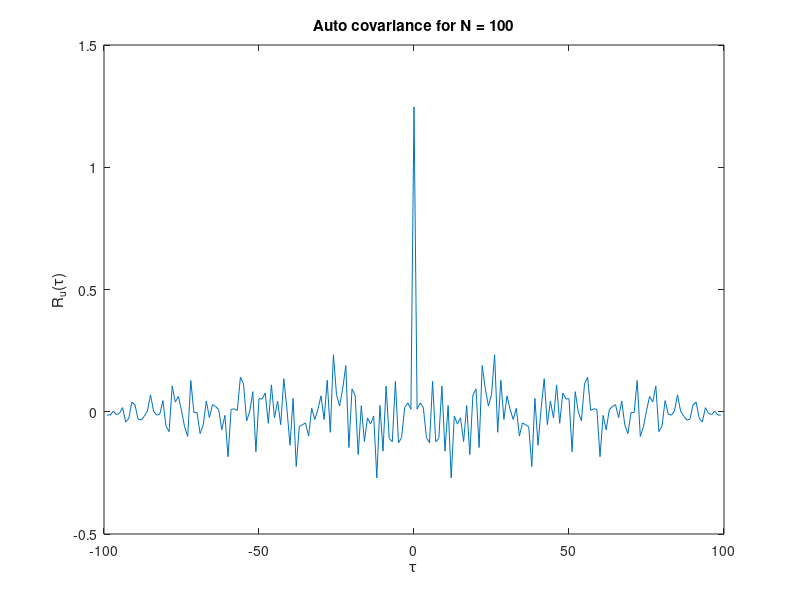
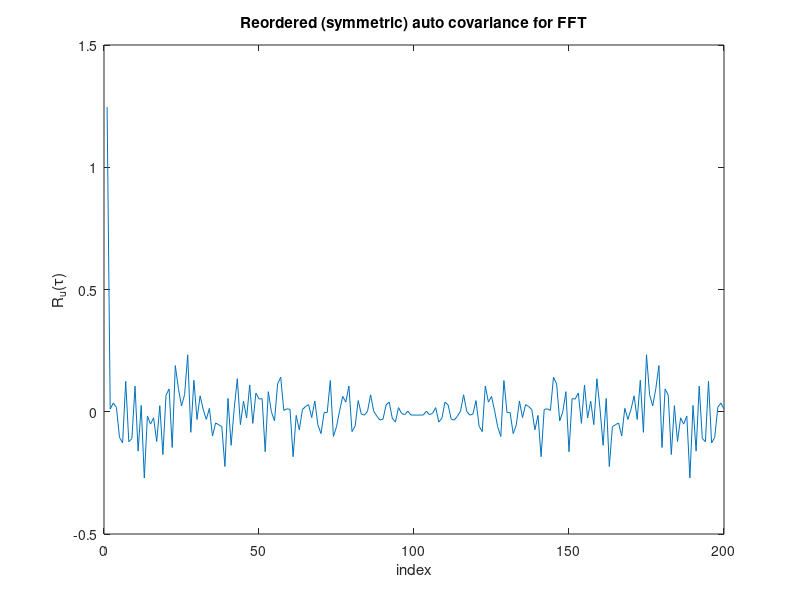
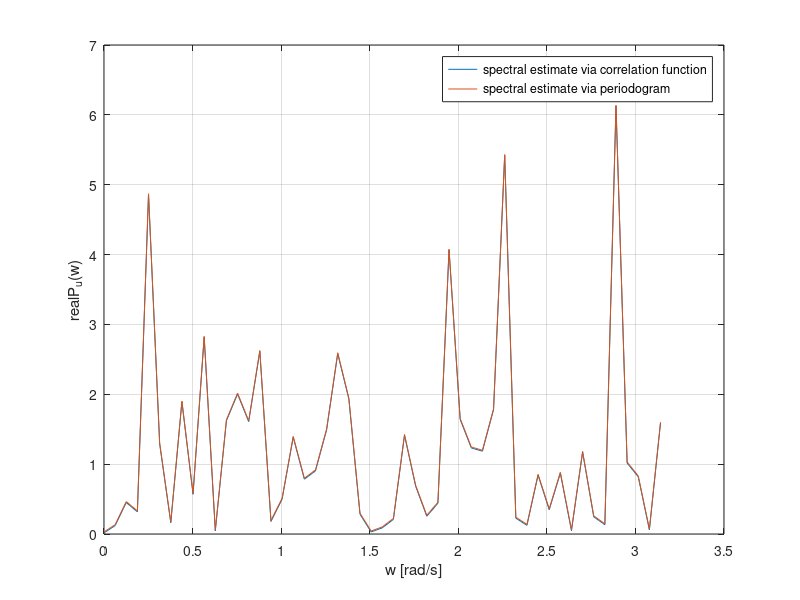
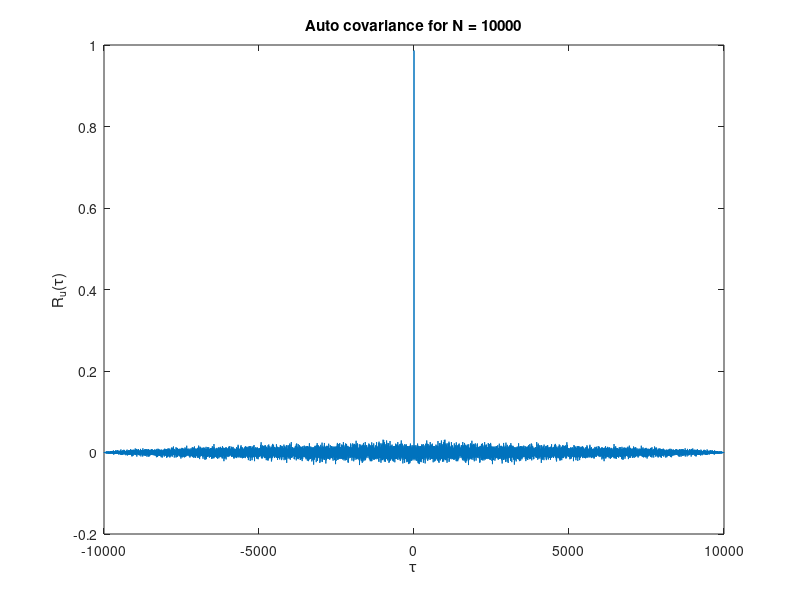

Source code (MATLAB) for these figures, in order:
% Demo for XCORR (correlation function) and DFT (Discrete Fourier Transform)
% Matlab portion of demo for MAE283a (2024)
% Written by R.A. de Callafon, Dept. of MAE, UCSD <callafon@ucsd.edu>

% Legal Dogma
% * This software is part of the course MAE283a: "Parametric System Identification - 
%   theory and tools (Fall, 2024)", or the "MAE283A 2024 course".
% * Use this software to study and understand the main computational tools 
%   behind the system identification techniques used in the MAE283A course only.
% * Feel free to re-use some of the code for your final project in the MAE283a course
% * UNAUTHORIZED COPYING, REPRODUCTION, REPUBLISHING, UPLOADING, POSTING, TRANSMITTING 
%   OR DUPLICATING OF ANY OF THE CODE BELOW OTHER THAN FOR THE PURPOSE OF
%   THE MAE283A COURSE IS PROHIBITED

% NOTE: change the value of N (number of data points) here to see effects
N=100;
u=randn(N,1);
R_u=xcorr(u,'biased');
tau=-N+1:N-1;

figure(1)
plot(tau,R_u);
xlabel('\tau');ylabel('R_u(\tau)');
title(['Auto covariance for N = ' num2str(N) ]);

%%

P_u=fft(R_u);
disp('Computation of Phi_u directly on the basis of R_u: notice how Phi_u is not real valued!');
disp(P_u(1:10))

%%
% reorder the R_u via the variable 'index'
index=[N:2*N-1 2*N-1 1:N-1];
figure(2)
plot(R_u(index));
xlabel('index');ylabel('R_u(\tau)');
title(['Reordered (symmetric) auto covariance for FFT']);

%% 

P_u=fft(R_u(index));
disp('Computation of Phi_u on the basis of re-ordered R_u: notice how Phi_u(w) is now real valued!');
disp(P_u(1:10))

% computation of spectrum via periodogram
U=fft(u);
P_up=U.*conj(U)/N;

% creation of a frequency vector
Deltaf=2*pi/N;
w=[0:Deltaf:pi];

% plot results

% notice how we plot P_u (computed via correlation function) for every 2nd
% value, as it was based on 2N (symmetric) data points in R_u instead of the N
% data points of the actual u or the U=fft(u), allowing us to compare the
% spectrum estimated via correlation functions and estimated via the
% periodogram
%%
figure(3)
plot(w,real(P_u(1:2:N+1)))
xlabel('w [rad/s]');ylabel('real{P_u(w)}');
grid
legend('spectral estimate via correlation function')

disp('The estimated spectrum can also be compared to the periodogram...');

%%
figure(3)
plot(w,real(P_u(1:2:N+1)),w,P_up(1:N/2+1))
xlabel('w [rad/s]');ylabel('real{P_u(w)}');
grid
legend('spectral estimate via correlation function','spectral estimate via periodogram')

disp('redo same exercise with larger N and see the variance on the estimate of P_u(w)')

%%
N=10000;
u=randn(N,1);
R_u=xcorr(u,'biased');
tau=-N+1:N-1;

figure(4)
plot(tau,R_u);
xlabel('\tau');ylabel('R_u(\tau)');
title(['Auto covariance for N = ' num2str(N) ]);
shg;

% reorder the R_u via the variable 'index'
index=[N:2*N-1 2*N-1 1:N-1];
% Computation of Phi_u on the basis of re-ordered R_u
P_u=fft(R_u(index));

% computation via periodogram
U=fft(u);
P_up=U.*conj(U)/N;

% creation of a frequency vector
Deltaf=2*pi/N;
w=[0:Deltaf:pi];

% plot results
%%
figure(5)
plot(w,real(P_u(1:2:N+1)),w,P_up(1:N/2+1))
xlabel('w [rad/s]');ylabel('real{P_u(w)}');
grid
legend('spectral estimate via correlation function','spectral estimate via periodogram')

disp('Notice how Phi_u(w) remains very "noisy", however mean(Phi_u(w)) = ');
mean(real(P_u(1:N/2+1)))

%%

% now look at a filtered white noise
disp('Now we compute a filtered signal y = lsim(F,u) and compare Phi_y(w) with |F(e^{jw})|^2');
%%

[num,den]=butter(2,0.1);
F=tf(num,den,1);
y=lsim(F,u);
% compute autocorrelation
R_y=xcorr(y,'biased');
% reorder the R_y via the variable 'index'
index=[N:2*N-1 2*N-1 1:N-1];
% Computation of Phi_y on the basis of re-ordered R_y
P_y=fft(R_y(index));
% frequency vector
Deltaf=2*pi/N;
w=[0:Deltaf:pi];
% Compute Bode response of filter
[m,p]=bode(F,w);
m=squeeze(m);
p=squeeze(p);
% plot results
figure(6);
l=loglog(w,abs(P_y(1:2:N+1)),w,m.^2,'r');
set(l(2),'linewidth',2)
axis([0 pi 1e-3 1e1])
grid
legend('spectral estimate via correlation function','theoretical value')
xlabel('w [rad/s]');ylabel('real{P_y(w)}');

disp('Notice again how Phi_y(w) remains very "noisy", however mean(Phi_y(w)) = |F(e^{jw})|^2');
%%

disp('Now we create an estimate of F(e^{jw}) by division of Phi_yu(w) and Phi_u(w)');
% compute crosscorrelation
R_yu=xcorr(y,u,'biased');
% reorder the R_yu via the variable 'index'
index=[N:2*N-1 2*N-1 1:N-1];
% Computation of Phi_yu on the basis of re-ordered R_yu
P_yu=fft(R_yu(index));
% create frequency vector
Deltaf=2*pi/N;
w=[0:Deltaf:pi];
% plot results
figure(7)
subplot(2,1,1);
l=semilogx(w,20*log(abs(P_yu(1:2:N+1)./P_u(1:2:N+1))),w,20*log(m),'r');
set(l(2),'linewidth',2)
grid
legend('transfer function estimate','theoretical value')
axis([0 pi -60 20])
xlabel('w [rad/s]');ylabel('mag [dB]');
subplot(2,1,2);
l=semilogx(w,180/pi*angle(P_yu(1:2:N+1)./P_u(1:2:N+1)),w,p,'r');
set(l(2),'linewidth',2)
grid
axis([0 pi -200 200])
xlabel('w [rad/s]');ylabel('angle [deg]');
